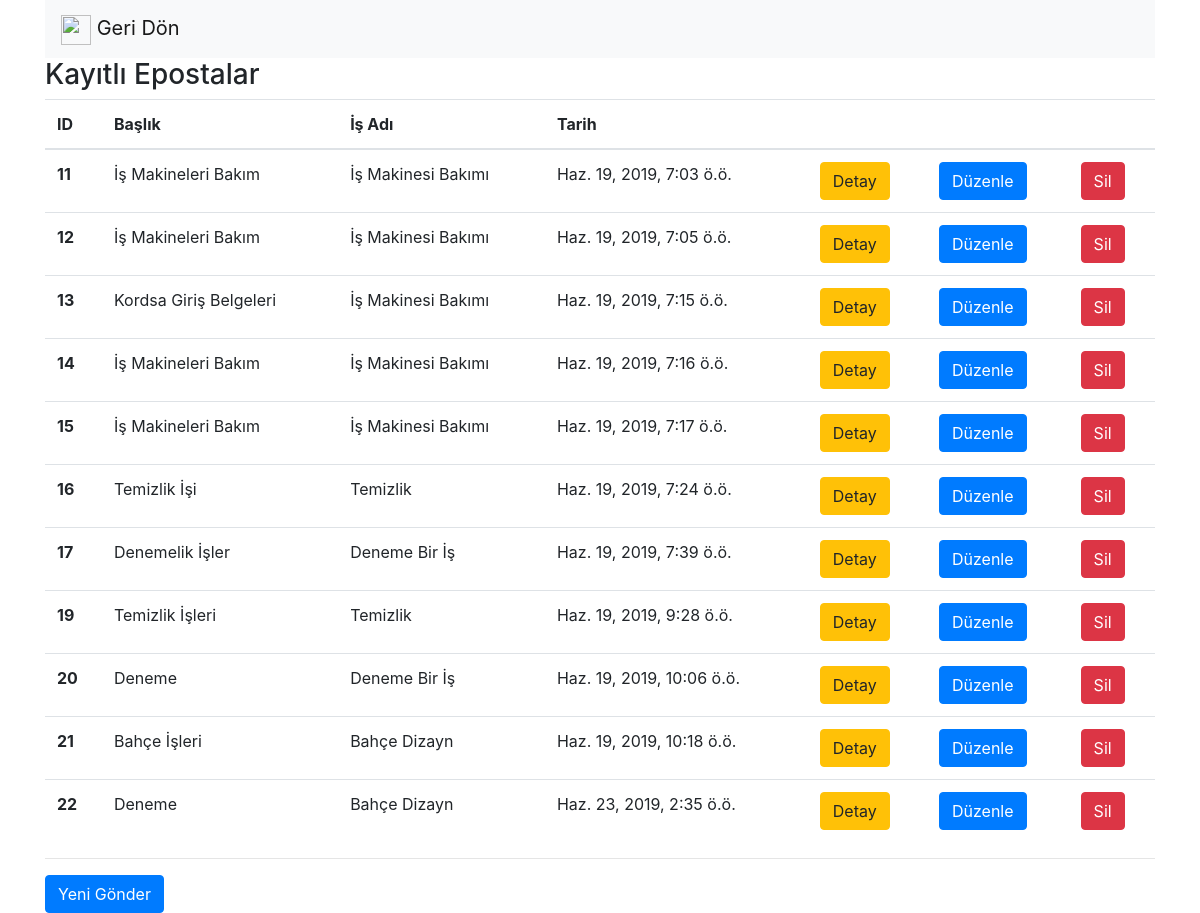
The page /epostaListe on the database as committed earlier.
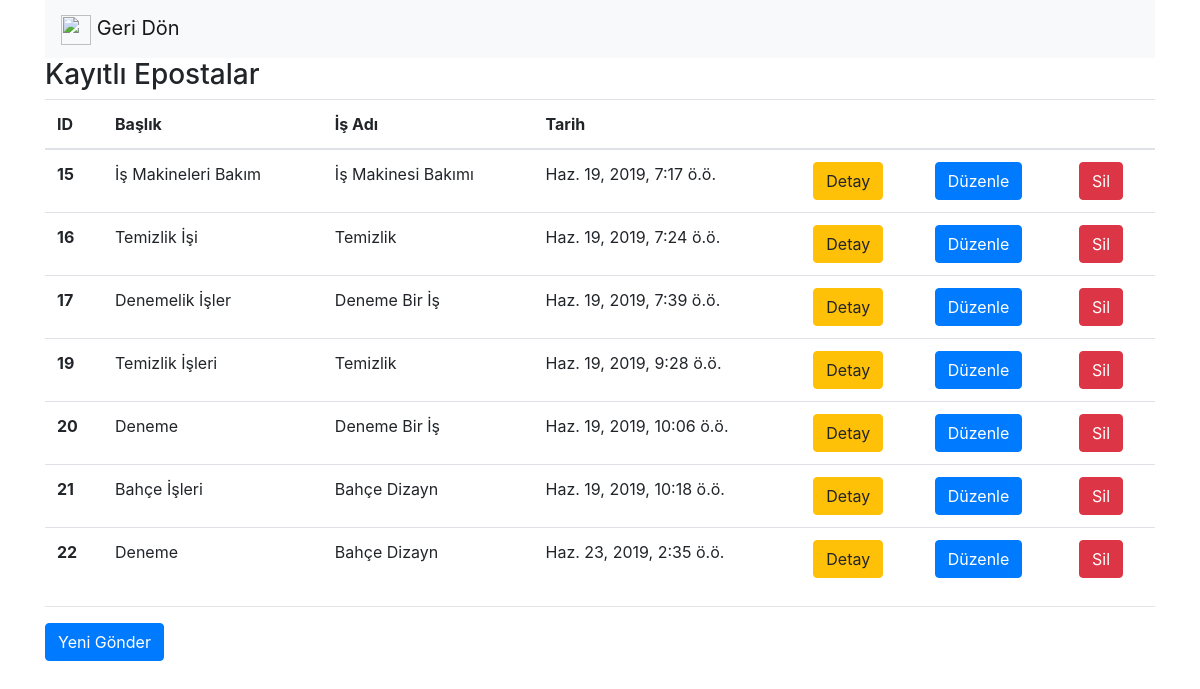
The same page on the database as committed later.
### safeputapp/models.py (models this page shows, shortened)
class Eposta(models.Model):
    baslik = models.CharField(max_length = 50, verbose_name = "Başlık")
    mesaj = models.CharField(max_length = 1000, verbose_name = "Mesaj")
    is_id = models.ForeignKey(Is, on_delete = models.CASCADE, verbose_name = "İş")
    baglanti_link = models.CharField(max_length = 100, verbose_name = "Bağlantı Linki")
    aktifmi = models.BooleanField(verbose_name = "Aktif mi?", default = True)
    olusturma_tarihi = models.DateTimeField(auto_now_add = True, blank = True, verbose_name = "Oluşturma Tarihi")
    duzunleme_tarihi = models.DateTimeField(verbose_name = "Duzenleme Tarihi", blank = True, null = True)

class Is(models.Model):
    ad = models.CharField(max_length = 50, verbose_name = "Ad")
    tanim = models.CharField(max_length = 250, verbose_name = "Tanım")
    fatura_no = models.CharField(max_length = 20, verbose_name = "Fatura Numarası")
    guvenlik_seviye = models.ForeignKey(GuvenlikSeviye, on_delete = models.CASCADE, verbose_name = "Güvenlik Seviyesi")
    is_durum = models.ForeignKey(IsDurum, on_delete = models.CASCADE, verbose_name = "Durum")
    aktifmi = models.BooleanField(verbose_name = "Aktif mi?", default = True)
    firma_id = models.ForeignKey(Firma, on_delete = models.CASCADE, verbose_name = "Firma")
    olusturma_tarihi = models.DateTimeField(auto_now_add = True, blank = True, verbose_name = "Oluşturma Tarihi")
    duzunleme_tarihi = models.DateTimeField(verbose_name = "Duzenleme Tarihi", blank = True, null = True)
    baglanti = models.CharField(max_length = 100, verbose_name = "Bağlantı")
    def __unicode__(self):
        return self.ad

### safeputapp/views.py (the view)
# urls.py: url(r'^epostaListe', epostaListe),
def epostaListe(request):
    epostalar = Eposta.objects.all()
    return render( request, "epostaListe.html", { "epostalar" : epostalar } )

### safeputapp/templates/epostaListe.html (shortened to what this page needs)
<!DOCTYPE html>
    <html>
        <head>
        <link rel="stylesheet" href="https://maxcdn.bootstrapcdn.com/bootstrap/4.0.0/css/bootstrap.min.css">
        </head>
        <body>
            <div class="container">
                <nav class="navbar navbar-light bg-light">
                    <a class="navbar-brand" href="anasayfa">
                        <img src="https://image.flaticon.com/icons/svg/118/118739.svg" width="30" height="30" alt=""> Geri Dön
                    </a>
                </nav>
                <h3>Kayıtlı Epostalar</h3>
                {% if epostalar %}
                    <table class="table">
                        <thead>
                            <tr>
                            <th scope="col">ID</th>
                            <th scope="col">Başlık</th>
                            <th scope="col">İş Adı</th>
                            <th scope="col">Tarih</th>
                            <th scope="col"></th>
                            <th scope="col"></th>
                            <th scope="col"></th>
                            </tr>
                        </thead>
                        <tbody>
                            {% for eposta in epostalar %}
                                {% if eposta.aktifmi %}
                                    <tr>
                                        <th scope="row"> {{ eposta.id }} </th>
                                        <td> {{ eposta.baslik }} </td>
                                        <td> {{ eposta.is_id }} </td>
                                        <td> {{ eposta.olusturma_tarihi }} </td>
                                        <td><a href="/epostaDetay/{{eposta.id}}" class="btn btn-warning">Detay</td>
                                        <td><a href="/epostaDuzenle/{{eposta.id}}" class="btn btn-primary">Düzenle</td>
                                        <td><a href="/epostaSil/{{eposta.id}}" class="btn btn-danger">Sil</td>
                                    </tr>
                                {% endif %}
                            {% endfor %}
                        </tbody>
                    </table>
                {% else %}
                    <div class="alert alert-danger">
                        Kayıt bulunamadı.
                    </div>
                {% endif %}
                <hr>
                <a href="epostaGonder" class="btn btn-primary"> Yeni Gönder </a>
            </div>
        </body>
</html>

Rows that differ between the two databases and show on the page:
no longer on this page (row edited): Eposta: id "11", baslik "İş Makineleri Bakım", is_id "İş Makinesi Bakımı", olusturma_tarihi "Haz. 19, 2019, 7:03 ö.ö."
no longer on this page (row edited): Eposta: id "12", baslik "İş Makineleri Bakım", is_id "İş Makinesi Bakımı", olusturma_tarihi "Haz. 19, 2019, 7:05 ö.ö."
no longer on this page (row edited): Eposta: id "13", baslik "Kordsa Giriş Belgeleri", is_id "İş Makinesi Bakımı", olusturma_tarihi "Haz. 19, 2019, 7:15 ö.ö."
no longer on this page (row edited): Eposta: id "14", baslik "İş Makineleri Bakım", is_id "İş Makinesi Bakımı", olusturma_tarihi "Haz. 19, 2019, 7:16 ö.ö."
